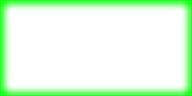
#> input picture scripts/generate-private-spaces/table-glow.png, 192 x 96 px
$ python generate.py table-glow.png out.png
#> lines starting #> are read from the running program, lines starting #| are printed output that depends on the picture
import sys
import os
import io
import csv2map
import re
from PIL import Image, ImageDraw

# parse arguments
if len(sys.argv) < 3:
    print("Usage: %s <csv file> <output dir>" % sys.argv[0])
    sys.exit(1)

# glow image for pasting later
glow = Image.open("table-glow.png")
#> glow is the input picture: PIL image 192x96 RGBA; mean R, G, B, A 0, 81, 0, 31.8

# podium to be added on top of the rug
podium = Image.open("podium.png")
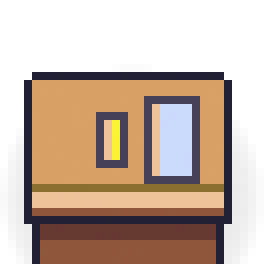
#> input picture scripts/generate-private-spaces/podium.png, 33 x 33 px (shown 8 times larger)
#> podium is the input picture: PIL image 33x33 RGBA; mean R, G, B, A 108.1, 87.8, 73.5, 148.4

# table background
table_back = Image.open("table-background.png")
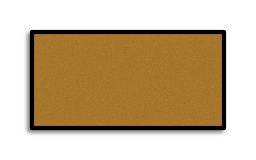
#> input picture scripts/generate-private-spaces/table-background.png, 256 x 160 px
#> table_back is the input picture: PIL image 256x160 RGBA; mean R, G, B, A 69.8, 50, 18.4, 124.8

# icon background
#> (the run stopped early here; a loop or call above may not have finished)
